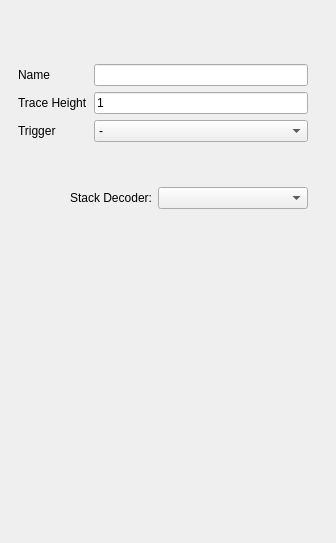
<?xml version="1.0" encoding="UTF-8"?>
<ui version="4.0">
 <class>LogicAnalyzerChannelMenu</class>
 <widget class="QWidget" name="LogicAnalyzerChannelMenu">
  <property name="geometry">
   <rect>
    <x>0</x>
    <y>0</y>
    <width>336</width>
    <height>543</height>
   </rect>
  </property>
  <property name="minimumSize">
   <size>
    <width>0</width>
    <height>0</height>
   </size>
  </property>
  <property name="windowTitle">
   <string>Form</string>
  </property>
  <layout class="QVBoxLayout" name="verticalLayout">
   <property name="spacing">
    <number>0</number>
   </property>
   <property name="leftMargin">
    <number>18</number>
   </property>
   <property name="topMargin">
    <number>20</number>
   </property>
   <property name="rightMargin">
    <number>18</number>
   </property>
   <item>
    <widget class="QScrollArea" name="scrollArea">
     <property name="sizePolicy">
      <sizepolicy hsizetype="Preferred" vsizetype="Preferred">
       <horstretch>0</horstretch>
       <verstretch>0</verstretch>
      </sizepolicy>
     </property>
     <property name="frameShape">
      <enum>QFrame::NoFrame</enum>
     </property>
     <property name="horizontalScrollBarPolicy">
      <enum>Qt::ScrollBarAlwaysOff</enum>
     </property>
     <property name="sizeAdjustPolicy">
      <enum>QAbstractScrollArea::AdjustToContents</enum>
     </property>
     <property name="widgetResizable">
      <bool>true</bool>
     </property>
     <widget class="QWidget" name="scrollAreaWidgetContents_2">
      <property name="geometry">
       <rect>
        <x>0</x>
        <y>0</y>
        <width>300</width>
        <height>514</height>
       </rect>
      </property>
      <property name="sizePolicy">
       <sizepolicy hsizetype="Preferred" vsizetype="Preferred">
        <horstretch>0</horstretch>
        <verstretch>0</verstretch>
       </sizepolicy>
      </property>
      <property name="minimumSize">
       <size>
        <width>200</width>
        <height>0</height>
       </size>
      </property>
      <property name="maximumSize">
       <size>
        <width>400</width>
        <height>16777215</height>
       </size>
      </property>
      <layout class="QVBoxLayout" name="verticalLayout_9">
       <property name="spacing">
        <number>15</number>
       </property>
       <property name="leftMargin">
        <number>0</number>
       </property>
       <property name="topMargin">
        <number>0</number>
       </property>
       <property name="rightMargin">
        <number>10</number>
       </property>
       <property name="bottomMargin">
        <number>0</number>
       </property>
       <item>
        <widget class="scopy::gui::MenuHeader" name="widgetMenuHeader" native="true"/>
       </item>
       <item>
        <widget class="QLabel" name="lblHardwareName">
         <property name="text">
          <string/>
         </property>
        </widget>
       </item>
       <item>
        <widget class="QWidget" name="widgetChannelSettings" native="true">
         <property name="sizePolicy">
          <sizepolicy hsizetype="Expanding" vsizetype="Preferred">
           <horstretch>0</horstretch>
           <verstretch>0</verstretch>
          </sizepolicy>
         </property>
         <layout class="QGridLayout" name="gridLayout_2">
          <property name="leftMargin">
           <number>0</number>
          </property>
          <property name="topMargin">
           <number>0</number>
          </property>
          <property name="rightMargin">
           <number>0</number>
          </property>
          <property name="bottomMargin">
           <number>0</number>
          </property>
          <item row="2" column="1">
           <widget class="QComboBox" name="cmbBoxTrigger">
            <item>
             <property name="text">
              <string>-</string>
             </property>
            </item>
            <item>
             <property name="text">
              <string>Rising Edge</string>
             </property>
            </item>
            <item>
             <property name="text">
              <string>Falling Edge</string>
             </property>
            </item>
            <item>
             <property name="text">
              <string>Low</string>
             </property>
            </item>
            <item>
             <property name="text">
              <string>High</string>
             </property>
            </item>
            <item>
             <property name="text">
              <string>Any Edge</string>
             </property>
            </item>
           </widget>
          </item>
          <item row="2" column="0">
           <widget class="QLabel" name="lblTrigger">
            <property name="text">
             <string>Trigger</string>
            </property>
           </widget>
          </item>
          <item row="0" column="0">
           <widget class="QLabel" name="lblName">
            <property name="sizePolicy">
             <sizepolicy hsizetype="Fixed" vsizetype="Preferred">
              <horstretch>0</horstretch>
              <verstretch>0</verstretch>
             </sizepolicy>
            </property>
            <property name="text">
             <string>Name</string>
            </property>
           </widget>
          </item>
          <item row="1" column="1">
           <widget class="QLineEdit" name="lineEditTraceHeight">
            <property name="styleSheet">
             <string notr="true">
QLineEdit[invalid=true] {
border-color: red
}
QLineEdit[invalid=false] {
border-color: grey;
}</string>
            </property>
            <property name="text">
             <string>1</string>
            </property>
            <property name="maxLength">
             <number>3</number>
            </property>
            <property name="cursorPosition">
             <number>1</number>
            </property>
           </widget>
          </item>
          <item row="0" column="1">
           <widget class="QLineEdit" name="lineEditName"/>
          </item>
          <item row="1" column="0">
           <widget class="QLabel" name="lblTraceHeight">
            <property name="text">
             <string>Trace Height</string>
            </property>
           </widget>
          </item>
         </layout>
        </widget>
       </item>
       <item>
        <widget class="scopy::gui::SubsectionSeparator" name="widgetGroupSubsSep" native="true"/>
       </item>
       <item>
        <widget class="QWidget" name="widgetGroup" native="true">
         <property name="sizePolicy">
          <sizepolicy hsizetype="Preferred" vsizetype="Fixed">
           <horstretch>0</horstretch>
           <verstretch>0</verstretch>
          </sizepolicy>
         </property>
         <layout class="QVBoxLayout" name="groupWidgetLayout">
          <property name="spacing">
           <number>15</number>
          </property>
          <property name="leftMargin">
           <number>0</number>
          </property>
          <property name="topMargin">
           <number>0</number>
          </property>
          <property name="rightMargin">
           <number>0</number>
          </property>
          <property name="bottomMargin">
           <number>0</number>
          </property>
         </layout>
        </widget>
       </item>
       <item>
        <layout class="QVBoxLayout" name="vLayoutDecoderSettings">
         <property name="spacing">
          <number>0</number>
         </property>
        </layout>
       </item>
       <item>
        <widget class="QWidget" name="widgetStackDecoder" native="true">
         <layout class="QHBoxLayout" name="horizontalLayout_9">
          <property name="leftMargin">
           <number>0</number>
          </property>
          <property name="topMargin">
           <number>0</number>
          </property>
          <property name="rightMargin">
           <number>0</number>
          </property>
          <property name="bottomMargin">
           <number>0</number>
          </property>
          <item>
           <spacer name="hSpacer_6">
            <property name="orientation">
             <enum>Qt::Horizontal</enum>
            </property>
            <property name="sizeHint" stdset="0">
             <size>
              <width>40</width>
              <height>0</height>
             </size>
            </property>
           </spacer>
          </item>
          <item>
           <widget class="QLabel" name="lblStackDecoder">
            <property name="sizePolicy">
             <sizepolicy hsizetype="Fixed" vsizetype="Preferred">
              <horstretch>0</horstretch>
              <verstretch>0</verstretch>
             </sizepolicy>
            </property>
            <property name="text">
             <string>Stack Decoder:</string>
            </property>
           </widget>
          </item>
          <item>
           <widget class="QComboBox" name="cmbBoxStackDecoder">
            <property name="minimumContentsLength">
             <number>15</number>
            </property>
           </widget>
          </item>
         </layout>
        </widget>
       </item>
       <item>
        <layout class="QHBoxLayout" name="hLayout_7">
         <property name="spacing">
          <number>0</number>
         </property>
         <property name="topMargin">
          <number>20</number>
         </property>
         <item>
          <spacer name="hSpacer_10">
           <property name="orientation">
            <enum>Qt::Horizontal</enum>
           </property>
           <property name="sizeType">
            <enum>QSizePolicy::Fixed</enum>
           </property>
           <property name="sizeHint" stdset="0">
            <size>
             <width>250</width>
             <height>20</height>
            </size>
           </property>
          </spacer>
         </item>
        </layout>
       </item>
       <item>
        <spacer name="vSpacer_2">
         <property name="orientation">
          <enum>Qt::Vertical</enum>
         </property>
         <property name="sizeType">
          <enum>QSizePolicy::Expanding</enum>
         </property>
         <property name="sizeHint" stdset="0">
          <size>
           <width>20</width>
           <height>40</height>
          </size>
         </property>
        </spacer>
       </item>
      </layout>
     </widget>
    </widget>
   </item>
  </layout>
 </widget>
 <customwidgets>
  <customwidget>
   <class>scopy::gui::SubsectionSeparator</class>
   <extends>QWidget</extends>
   <header location="global">scopy/gui/subsection_separator.hpp</header>
   <container>1</container>
  </customwidget>
  <customwidget>
   <class>scopy::gui::MenuHeader</class>
   <extends>QWidget</extends>
   <header location="global">scopy/gui/menu_header.hpp</header>
   <container>1</container>
  </customwidget>
 </customwidgets>
 <resources/>
 <connections/>
</ui>
